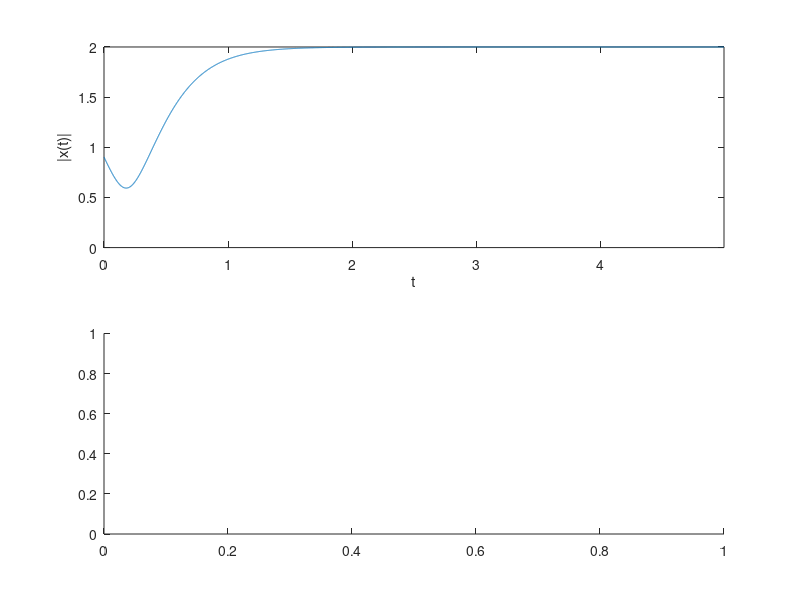

Write the MATLAB code that produced this figure. (Note: this script raises an error after producing the figure.)
clear all;
clc;

%% parameterek
N=5000;
Ts=0.001;
example=1;

%% peldak
switch example
    % nyereg-csomo bifurkacio: fixpontok megjelennek/eltunnek
    % r<0 eseten ket valos fixpont van, a negativ stabilis
    % r>0 eseten nincs valos fixpont
    case 1
        r=-4;
        dx=@(x) r+x.^2;
        fix=@(r) {-sqrt(-r),sqrt(-r)};
        stab=@(r) {r<0,zeros(size(r))};
    % transzkritikus bifurkacio: a fixpontok stabilitast cserelnek
    % r<0 eseten x=0 stabilis, x=r labilis fixpont
    % r>0 eseten x=r stabilis, x=0 labilis fixpont
    case 2
        r=5;
        dx=@(x) r*x-x.^2;
        fix=@(r) {zeros(size(r)),r};
        stab=@(r) {r<0,r>0};
    % szuperkritikus vasvilla bifurkacio: az egyik fixpont elveszti stabilitasat, es ket uj stabilis fixpont jelenik meg
    % r<0 eseten x=0 stabilis fixpont
    % r>0 eseten x=0 labilis, x=+-sqrt(r) stabilis fixpont
    case 3
        r=9;
        dx=@(x) r*x-x.^3;
        fix=@(r) {zeros(size(r)),-sqrt(r),sqrt(r)};
        stab=@(r) {r<0,r>0,r>0};
    % szubkritikus vasvilla bifurkacio: az elozo forditottja
    % r<0 eseten x=0 stabilis, x=+-sqrt(r) labilis fixpont
    % r>0 eseten x=0 labilis fixpont, tobb valos fixpont nincs
    case 4
        r=-9;
        dx=@(x) r*x+x.^3;
        fix=@(r) {zeros(size(r)),-sqrt(-r),sqrt(-r)};
        stab=@(r) {r<0,zeros(size(r)),zeros(size(r))};
end

%% megoldas
xSave=zeros(1,N);
x=rand+1j*rand;
for ii=1:N
    xSave(ii)=x;
    a_x=dx(x);
    b_x=dx(x+0.5*Ts*a_x);
    c_x=dx(x+0.5*Ts*b_x);
    d_x=dx(x+Ts*c_x);
    x=x+Ts*(a_x+2*b_x+2*c_x+d_x)/6;
end

%% abrazolas
figure(1);
subplot(211);
plot((0:N-1)*Ts,abs(xSave));
xlim([0 (N-1)*Ts]);
xlabel('t');
ylabel('|x(t)|');
subplot(212);
plot((0:N-1)*Ts,wrapTo2Pi(angle(xSave))/pi*180);
axis([0 (N-1)*Ts 0 360]);
xlabel('t');
ylabel('arg\{x(t)\} [\circ]');
figure(2);
clf();
r=-9:0.01:9;
f=fix(r);
s=stab(r);
hold on;
for ii=1:length(f)
    g=f{ii};
    plot(r(imag(g)==0 & s{ii}==1),g(imag(g)==0 & s{ii}==1),'g','LineWidth',2);
    plot(r(imag(g)==0 & s{ii}==0),g(imag(g)==0 & s{ii}==0),'r','LineWidth',2);
end
hold off;
xlim(minmax(r));
grid on;
xlabel('r');
ylabel('x_*');
title('Valos fixpontok');